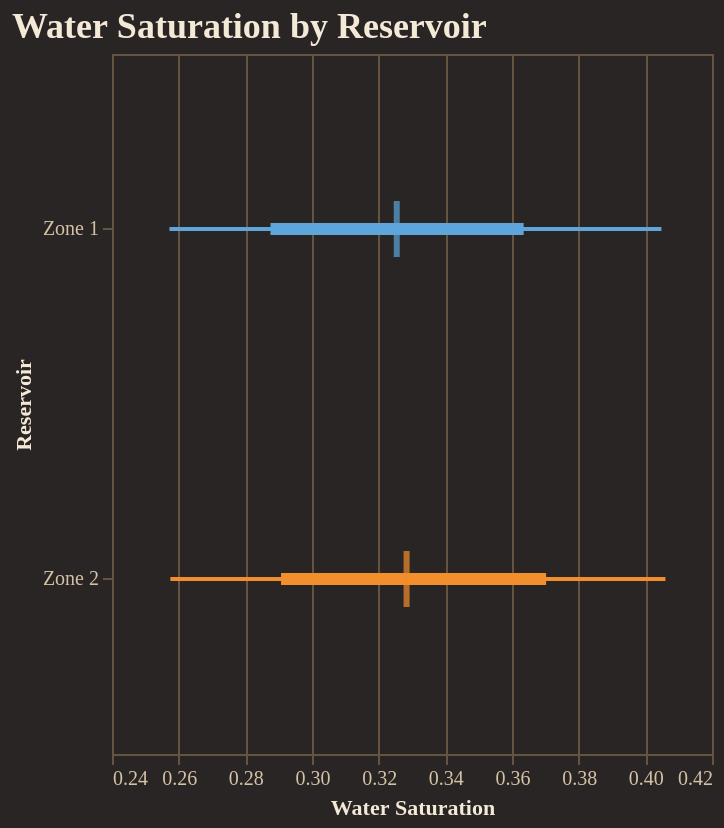

The cell this chart's notebook holds for it:
### Code cell
fig = reporter.plotter.forest_plot(
    "Water Saturation", 
    backend=PLOTTING_BACKEND
)
fig.show()

### Figure 1 — Vega-Lite specification as saved in the notebook (floating-point values rounded to 4 significant figures)
{"config": {"background": "#292524", "view": {"fill": "#292524", "stroke": "#665340"}, "title": {"color": "#f4e9d7", "font": "Merriweather", "fontSize": 18, "fontWeight": 600, "subtitleColor": "#d5c2a6", "anchor": "start"}, "axis": {"domainColor": "#665340", "gridColor": "#665340", "tickColor": "#665340", "labelColor": "#d5c2a6", "titleColor": "#f4e9d7", "labelFont": "Merriweather", "titleFont": "Merriweather"}, "legend": {"titleColor": "#f4e9d7", "labelColor": "#d5c2a6", "labelFont": "Merriweather", "titleFont": "Merriweather", "orient": "top-right", "symbolType": "circle"}, "header": {"labelColor": "#d5c2a6", "titleColor": "#f4e9d7", "labelFont": "Merriweather", "titleFont": "Merriweather"}, "mark": {"color": "#c78d3b"}, "line": {"color": "#c78d3b"}, "bar": {"color": "#c78d3b"}, "point": {"color": "#ddb06d"}, "area": {"color": "#c78d3b", "opacity": 0.35}, "text": {"color": "#f4e9d7", "font": "Merriweather"}, "range": {"category": ["#5DA5DA", "#F28E2B", "#59C36A", "#E15759", "#B07AA1", "#4ECDC4", "#FF9DA7", "#EDC948"]}}, "layer": [{"mark": {"type": "rule", "strokeWidth": 2}, "encoding": {"color": {"field": "group", "legend": null, "type": "nominal"}, "x": {"field": "p10", "scale": {"zero": false}, "title": "Water Saturation", "type": "quantitative"}, "x2": {"field": "p90"}, "y": {"field": "group", "sort": ["Zone 1", "Zone 2"], "title": "Reservoir", "type": "nominal"}}}, {"mark": {"type": "rule", "strokeWidth": 6}, "encoding": {"color": {"field": "group", "legend": null, "type": "nominal"}, "x": {"field": "p25", "scale": {"zero": false}, "title": "Water Saturation", "type": "quantitative"}, "x2": {"field": "p75"}, "y": {"field": "group", "sort": ["Zone 1", "Zone 2"], "title": "Reservoir", "type": "nominal"}}}, {"mark": {"type": "tick", "color": "black", "size": 28, "thickness": 3}, "encoding": {"color": {"field": "group", "legend": null, "type": "nominal"}, "tooltip": [{"field": "group", "title": "Group", "type": "nominal"}, {"field": "p10", "title": "P10", "type": "quantitative"}, {"field": "p25", "title": "P25", "type": "quantitative"}, {"field": "median", "title": "Median", "type": "quantitative"}, {"field": "p75", "title": "P75", "type": "quantitative"}, {"field": "p90", "title": "P90", "type": "quantitative"}], "x": {"field": "median", "scale": {"zero": false}, "title": "Water Saturation", "type": "quantitative"}, "y": {"field": "group", "sort": ["Zone 1", "Zone 2"], "title": "Reservoir", "type": "nominal"}}}], "data": {"name": "data-ccdd4b12a39b66df552443251f78450d"}, "height": 350, "title": "Water Saturation by Reservoir", "width": "container", "$schema": "https://vega.github.io/schema/vega-lite/v5.20.1.json", "datasets": {"data-ccdd4b12a39b66df552443251f78450d": [{"group": "Zone 1", "p10": 0.2572, "p25": 0.2875, "median": 0.3254, "p75": 0.3635, "p90": 0.4048}, {"group": "Zone 2", "p10": 0.2575, "p25": 0.2907, "median": 0.3284, "p75": 0.3702, "p90": 0.406}]}}
